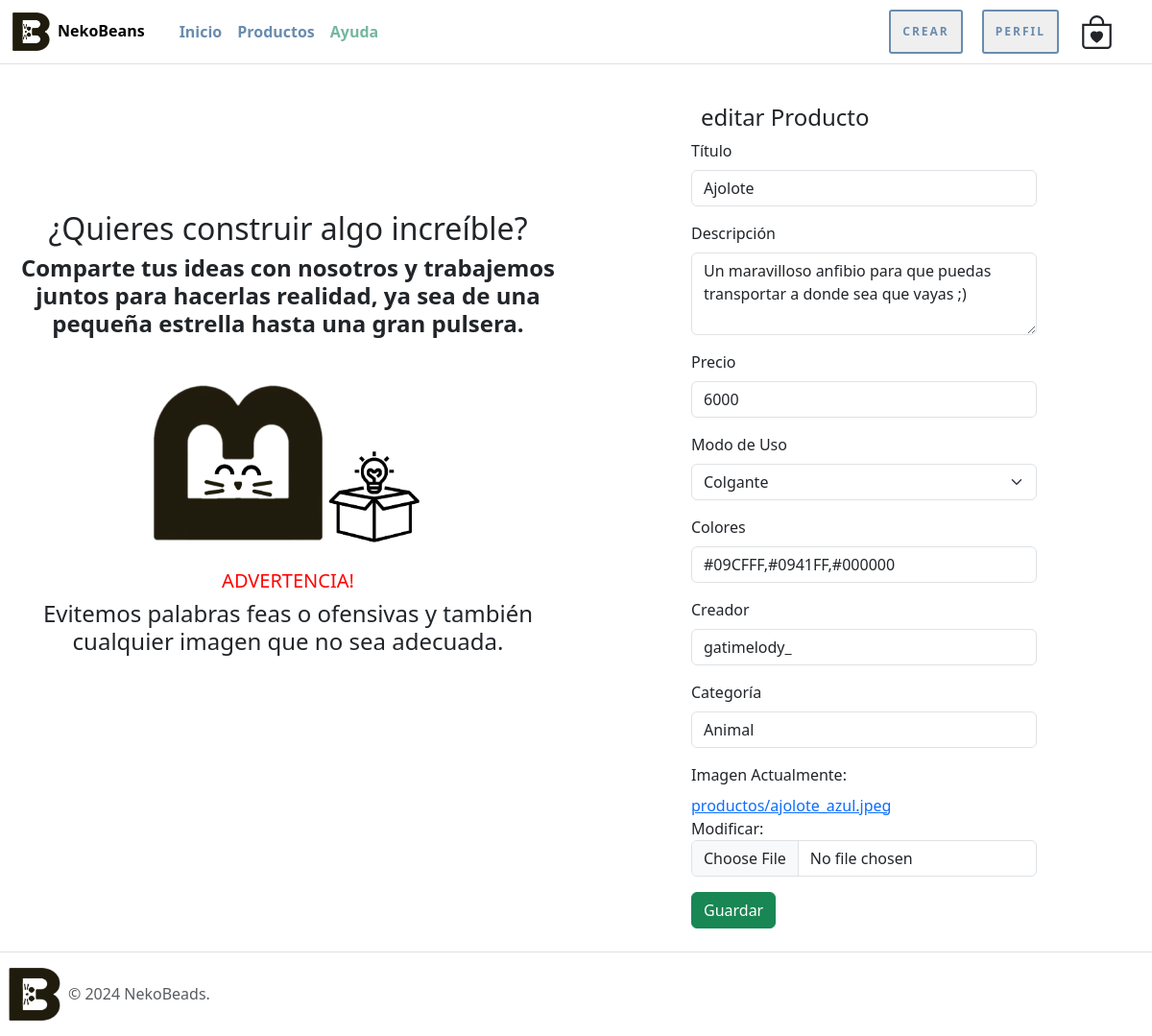
Page /modificar-producto/40/ (signed in) on the committed database.
### nekoBeansWeb/models.py (models this page shows, shortened)
class Producto(models.Model):
    titulo = models.CharField(max_length=20)
    descripcion = models.CharField(max_length=100)
    precio = models.IntegerField()
    tipo_modo_uso = models.IntegerField(choices=tipo_uso, default=1)
    colores = models.CharField(max_length=200)
    creador = models.CharField(max_length=20)
    categoria = models.CharField(max_length=20)
    imagen = models.ImageField(upload_to="productos", null=True)

### nekoBeansWeb/views.py (the view)
# urls.py: path('modificar-producto/<int:id>/', modificar_producto, name='modificar_producto'),
@permission_required('nekoBeansWeb.change_producto')
def modificar_producto(request, id):
    producto = get_object_or_404(Producto, id=id)
    if request.method == 'POST':
        formulario = ProductoForm(data=request.POST, instance=producto, files=request.FILES)
        if formulario.is_valid():
            formulario.save()
            messages.success(request, "¡Modificaste el producto con éxito!")
            return redirect('listar_productos')
    else:
        formulario = ProductoForm(instance=producto)
    data = {
        'form': formulario,
        'producto': producto
    }
    return render(request, 'nekoBeansWeb/producto/modificar.html', data)

### nekoBeansWeb/forms.py
class ProductoForm(forms.ModelForm):
    class Meta:
        model = Producto
        fields = '__all__'
        widgets = {
            'titulo': forms.TextInput(attrs={'class': 'form-control', 'placeholder': 'Título'}),
            'descripcion': forms.Textarea(attrs={'class': 'form-control', 'rows': 3, 'placeholder': 'Descripción'}),
            'precio': forms.NumberInput(attrs={'class': 'form-control', 'placeholder': 'Precio'}),
            'tipo_modo_uso': forms.Select(attrs={'class': 'form-select'}),
            'colores': forms.TextInput(attrs={'class': 'form-control', 'placeholder': 'Colores separados por comas'}),
            'creador': forms.TextInput(attrs={'class': 'form-control', 'placeholder': 'Creador'}),
            'categoria': forms.TextInput(attrs={'class': 'form-control', 'placeholder': 'Categoría'}),
            'imagen': forms.ClearableFileInput(attrs={'class': 'form-control'}),
        }

### nekoBeansWeb/templates/nekoBeansWeb/producto/modificar.html (shortened to what this page needs)
{% extends 'nekoBeansWeb/narvar_footer.html' %}
{% load static %}
{% block contenido %}
  <div class="container-fluid mt-4 ">
    <div class="row">
        <div class="col-md-6 col-sm-12 d-flex espacio-titulo-inicio-centro">
            <div class="espacio-titulos fw-bolder">
                <h2>¿Quieres construir algo increíble?</h2>
                <div>
                    <h4 class="fw-bold">Comparte tus ideas con nosotros y trabajemos juntos para hacerlas realidad, ya sea de una pequeña estrella hasta una gran pulsera.</h4>
                </div>
                <img class="tamanologos deslizandocondegradado" src="{% static 'nekoBeansWeb/photos/imagenes_NekoBeans/icon_logo/logo_crear.png'%}" alt="icon">
                <h5 style="color: red;">ADVERTENCIA!</h5>
                <h4>Evitemos palabras feas o ofensivas y también cualquier imagen que no sea adecuada.</h4>
            </div>
        </div>
        <div class="col-md-6 col-sm-12 d-flex justify-content-center align-items-center">
            <div class="container mt-4">
                <div class="row justify-content-center">
                    <div class="col-md-8">
                        <h4 class="espacio-titulos">editar Producto</h4>
                        <form method="post" enctype="multipart/form-data">
                            <div class="mb-3">
                                <label for="id_titulo" class="form-label">Título</label>
                                {{ form.titulo }}
                            </div>
                            <div class="mb-3">
                                <label for="id_descripcion" class="form-label">Descripción</label>
                                {{ form.descripcion }}
                            </div>
                            <div class="mb-3">
                                <label for="id_precio" class="form-label">Precio</label>
                                {{ form.precio }}
                            </div>
                            <div class="mb-3">
                                <label for="id_tipo_modo_uso" class="form-label">Modo de Uso</label>
                                {{ form.tipo_modo_uso }}
                            </div>
                            <div class="mb-3">
                                <label for="id_colores" class="form-label">Colores</label>
                                {{ form.colores }}
                            </div>
                            <div class="mb-3">
                                <label for="id_creador" class="form-label">Creador</label>
                                {{ form.creador }}
                            </div>
                            <div class="mb-3">
                                <label for="id_categoria" class="form-label">Categoría</label>
                                {{ form.categoria }}
                            </div>
                            <div class="mb-3">
                                <label for="id_imagen" class="form-label">Imagen</label>
                                {{ form.imagen }}
                            </div>
                            <button type="editar" class="btn btn-success">Guardar</button>
                        </form>
                    </div>
                </div>
            </div>
        </div>
    </div>
  </div>
  {% endblock %}

### nekoBeansWeb/static/nekoBeansWeb/css/stiloPag.css (style rules this page uses)
.espacio-titulo-inicio-centro { padding: 135px 10px 100px; text-align: center; }
.espacio-titulos { max-width: 940px; padding: 60px 10px 0px; }
.tamanologos { margin-top: 40px; max-width: 50%; }
.deslizandocondegradado { animation: moveWithDegrade 2s cubic-bezier(0.42, 0, 0.58, 1) 1; }

### rows in the picture
Producto: titulo "Ajolote", descripcion "Un maravilloso anfibio para que puedas transportar a donde sea que vayas ;)", precio "6000", tipo_modo_uso "Colgante", colores "#09CFFF,#0941FF,#000000", creador "gatimelody_", categoria "Animal"
